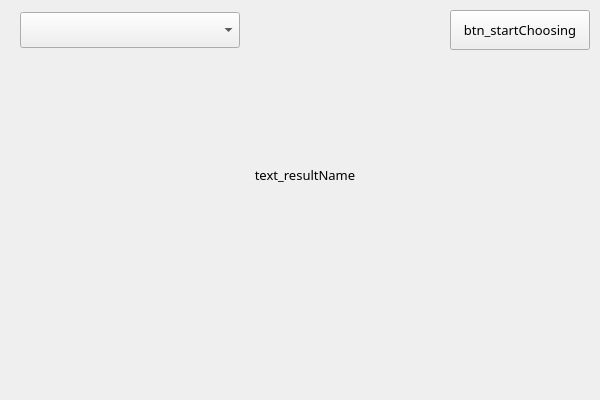
<?xml version="1.0" encoding="UTF-8"?>
<ui version="4.0">
 <class>mainWindowClass</class>
 <widget class="QWidget" name="mainWindowClass">
  <property name="geometry">
   <rect>
    <x>0</x>
    <y>0</y>
    <width>600</width>
    <height>400</height>
   </rect>
  </property>
  <property name="font">
   <font>
    <family>黑体</family>
    <pointsize>10</pointsize>
    <italic>false</italic>
    <bold>false</bold>
   </font>
  </property>
  <property name="windowTitle">
   <string>nameCaller</string>
  </property>
  <property name="styleSheet">
   <string notr="true"/>
  </property>
  <widget class="QPushButton" name="btn_startChoosing">
   <property name="geometry">
    <rect>
     <x>450</x>
     <y>10</y>
     <width>140</width>
     <height>40</height>
    </rect>
   </property>
   <property name="font">
    <font>
     <family>Microsoft YaHei</family>
     <pointsize>10</pointsize>
     <italic>false</italic>
     <bold>false</bold>
    </font>
   </property>
   <property name="styleSheet">
    <string notr="true"/>
   </property>
   <property name="text">
    <string>btn_startChoosing</string>
   </property>
   <property name="flat">
    <bool>false</bool>
   </property>
  </widget>
  <widget class="QLabel" name="text_resultName">
   <property name="geometry">
    <rect>
     <x>20</x>
     <y>130</y>
     <width>570</width>
     <height>90</height>
    </rect>
   </property>
   <property name="font">
    <font>
     <family>黑体</family>
     <pointsize>10</pointsize>
     <italic>false</italic>
     <bold>false</bold>
    </font>
   </property>
   <property name="text">
    <string>text_resultName</string>
   </property>
   <property name="alignment">
    <set>Qt::AlignCenter</set>
   </property>
  </widget>
  <widget class="QComboBox" name="comboBox_mode">
   <property name="geometry">
    <rect>
     <x>20</x>
     <y>12</y>
     <width>220</width>
     <height>36</height>
    </rect>
   </property>
  </widget>
 </widget>
 <layoutdefault spacing="6" margin="11"/>
 <resources>
  <include location="RNC.qrc"/>
 </resources>
 <connections/>
</ui>
